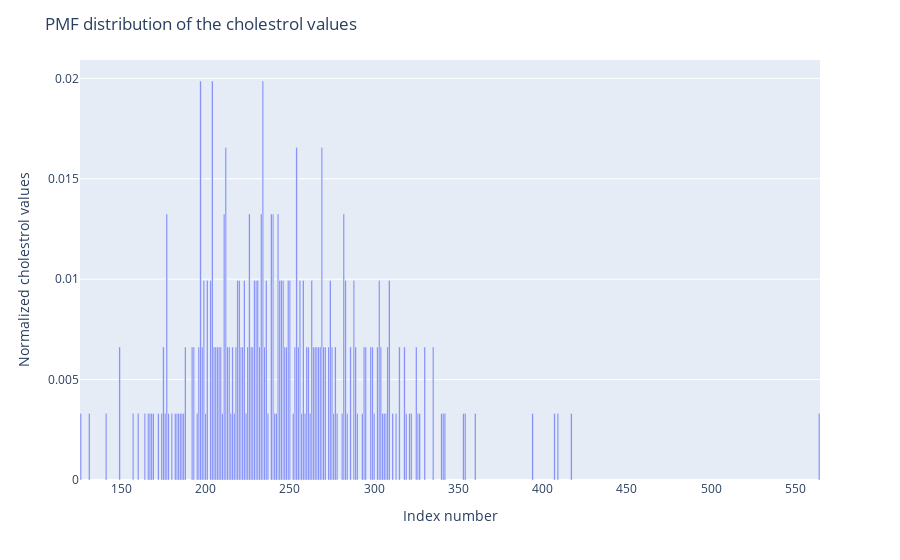

The notebook cell this image was saved under:
### Code cell
fig = px.bar(x=chol_pmf.index, y =chol_pmf.values)
fig.update_layout(yaxis_title = "Normalized cholestrol values",
                 xaxis_title = "Index number",
                 title = "PMF distribution of the cholestrol values")
fig.show()

### Figure 1 — Plotly figure (JSON) as saved in the notebook; plotly's stock layout.template omitted (floating-point values rounded to 4 significant figures; data arrays with more than 128 entries replaced by an {"elided": "..."} marker saying what was removed)
{"data": [{"alignmentgroup": "True", "hovertemplate": "x=%{x}<br>y=%{y}<extra></extra>", "legendgroup": "", "marker": {"color": "#636efa", "pattern": {"shape": ""}}, "name": "", "offsetgroup": "", "orientation": "v", "showlegend": false, "textposition": "auto", "type": "bar", "x": {"elided": "152 int values"}, "xaxis": "x", "y": {"elided": "152 float values"}, "yaxis": "y"}], "layout": {"barmode": "relative", "legend": {"tracegroupgap": 0}, "margin": {"t": 60}, "title": {"text": "PMF distribution of the cholestrol values"}, "xaxis": {"anchor": "y", "domain": [0, 1], "title": {"text": "Index number"}}, "yaxis": {"anchor": "x", "domain": [0, 1], "title": {"text": "Normalized cholestrol values"}}}}
